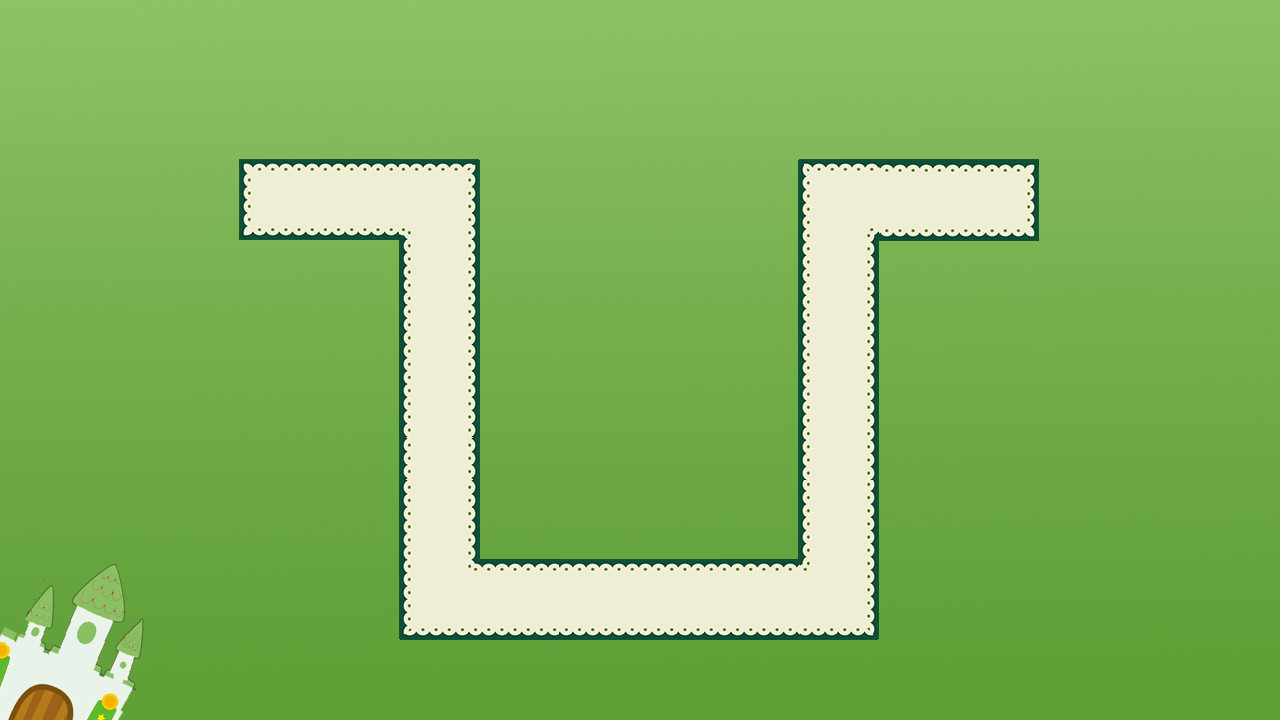

Rendered tile map (Tiled .tmx) drawn with the repository's tilesets; below, a short description and the map source with its tile grids summarised:
An orthogonal 16x9 tile map with 80x80 px tiles, 1 tile layer (块层 1) and 24 objects (enemy, baby).

<map version="1.0" orientation="orthogonal" width="16" height="9" tilewidth="80" tileheight="80">
 <tileset firstgid="1" name="2" tilewidth="80" tileheight="80">
  <image source="2.png" width="1280" height="720" />
 </tileset>
 <layer name="块层 1" width="16" height="9">
  <data>[144 cells, 144 non-empty, 144 distinct tile ids]</data>
 </layer>
 <objectgroup name="road" width="16" height="9" visible="0">
  <object x="240" y="160" width="204" height="76">
   <properties>
    <property name="direction" value="right" />
   </properties>
  </object>
  <object x="400" y="160" width="78" height="442">
   <properties>
    <property name="direction" value="down" />
   </properties>
  </object>
  <object x="400" y="560" width="434" height="78">
   <properties>
    <property name="direction" value="right" />
   </properties>
  </object>
  <object x="800" y="200" width="76" height="436">
   <properties>
    <property name="direction" value="up" />
   </properties>
  </object>
  <object x="800" y="160" width="240" height="80">
   <properties>
    <property name="direction" value="right" />
   </properties>
  </object>
 </objectgroup>
 <objectgroup name="people" width="16" height="9" visible="0">
  <object name="enemy" x="256" y="186" width="22" height="22" />
  <object name="baby" x="1040" y="160" width="80" height="80" />
 </objectgroup>
 <objectgroup name="tower" width="16" height="9" visible="0">
  <object x="480" y="400" width="80" height="80">
   <properties>
    <property name="type" value="3,4,5" />
   </properties>
  </object>
  <object x="720" y="400" width="80" height="80">
   <properties>
    <property name="type" value="3,4,5" />
   </properties>
  </object>
  <object x="320" y="560" width="80" height="80">
   <properties>
    <property name="type" value="3,4,5" />
   </properties>
  </object>
  <object x="880" y="560" width="80" height="80">
   <properties>
    <property name="type" value="3,4,5" />
   </properties>
  </object>
  <object x="480" y="240" width="80" height="80">
   <properties>
    <property name="type" value="3,4,5" />
   </properties>
  </object>
  <object x="720" y="240" width="80" height="80">
   <properties>
    <property name="type" value="3,4,5" />
   </properties>
  </object>
 </objectgroup>
 <objectgroup name="barrier" width="16" height="9">
  <object x="240" y="160" width="240" />
  <object x="480" y="160" height="400" />
  <object x="480" y="560" width="320" />
  <object x="800" y="160" height="400" />
  <object x="800" y="160" width="320" />
  <object x="880" y="240" width="240" />
  <object x="880" y="240" height="400" />
  <object x="240" y="160" height="80" />
  <object x="240" y="240" width="160" />
  <object x="400" y="240" height="400" />
  <object x="400" y="640" width="480" />
 </objectgroup>
</map>